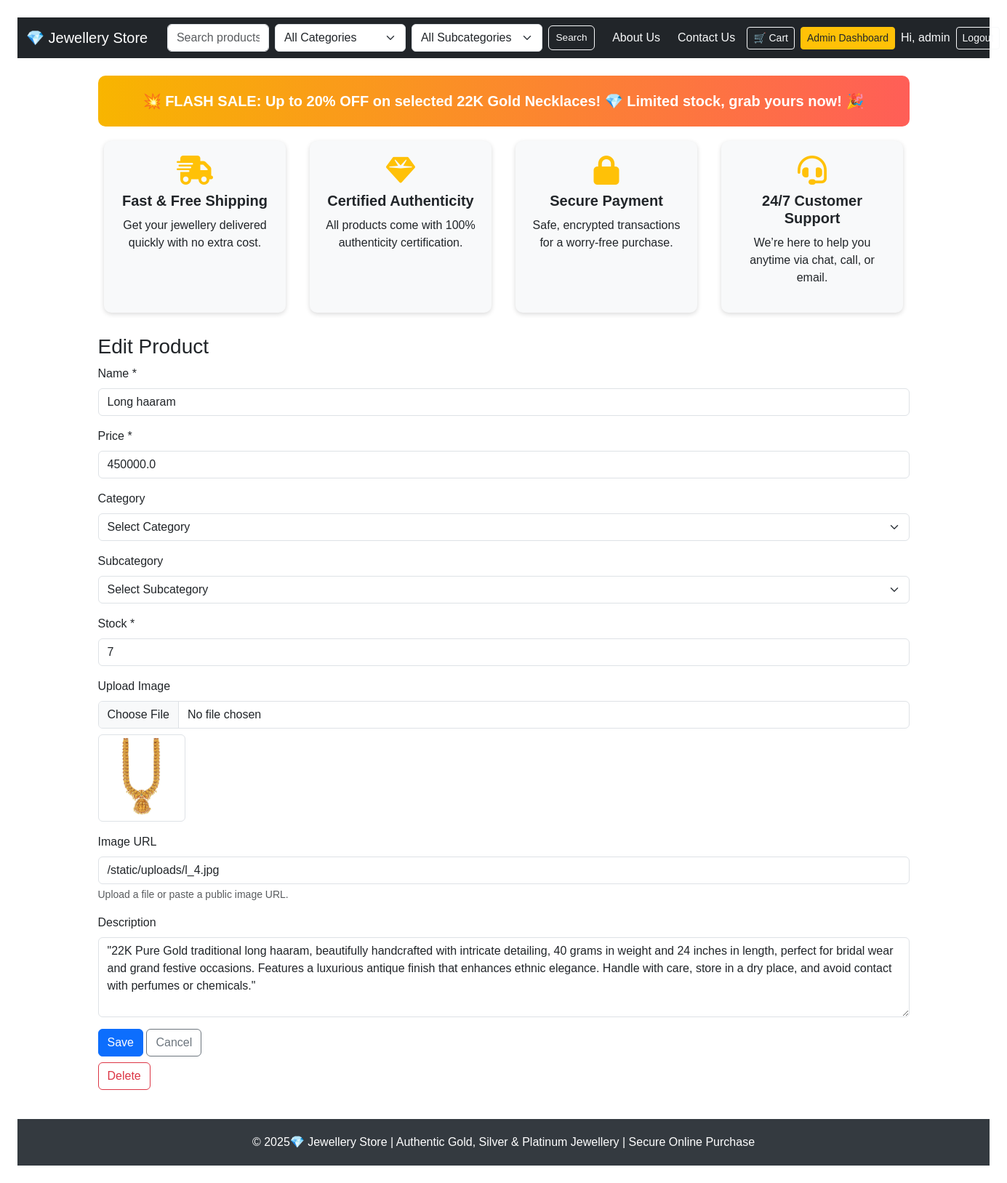
The app's page /admin/admin/products/2/edit (signed in) with its own data.
### models.py (models this page shows, shortened)
class User(db.Model, UserMixin):
    __tablename__ = 'user'
    id = db.Column(db.Integer, primary_key=True)
    username = db.Column(db.String(150), nullable=False, unique=True)
    email = db.Column(db.String(150), nullable=False, unique=True)
    password_hash = db.Column(db.String(200), nullable=False)
    is_admin = db.Column(db.Boolean, default=False)
    orders = db.relationship('Order', backref='user', lazy=True)
    reviews = db.relationship('Review', backref='user', lazy=True)

class Product(db.Model):
    __tablename__ = 'product'
    id = db.Column(db.Integer, primary_key=True)
    name = db.Column(db.String(150), nullable=False)
    description = db.Column(db.Text, nullable=True)
    price = db.Column(db.Float, nullable=False)
    stock = db.Column(db.Integer, default=0)
    image = db.Column(db.String(200), nullable=True)
    category_id = db.Column(db.Integer, db.ForeignKey('category.id'))
    category = db.relationship('Category', backref='products')

### routes/admin_routes.py (the view, shortened to what this page needs)
@admin_bp.route('/admin/products/<int:pid>/edit', methods=['GET', 'POST'])
@login_required
def product_edit(pid):
    ensure_admin()
    product = Product.query.get_or_404(pid)
    return render_template('product_form.html', mode='edit', product=product)

### app.py (called while the page is built)
@login_manager.user_loader
def load_user(user_id):
    return User.query.get(int(user_id))

### routes/admin_routes.py (called while the page is built)
def ensure_admin():
    if not current_user.is_authenticated or not current_user.is_admin:
        abort(403)

### templates/product_form.html (shortened to what this page needs)
{% extends "base.html" %}
{% from "_csrf.html" import csrf_field %}
{% block content %}
  <h3>{{ 'New Product' if mode=='create' else 'Edit Product' }}</h3>
  <form method="post" enctype="multipart/form-data">
    <div class="mb-3">
      <label class="form-label">Name *</label>
      <input class="form-control" name="name" required value="{{ product.name if product else '' }}">
    </div>
    <div class="mb-3">
      <label class="form-label">Price *</label>
      <input class="form-control" name="price" type="number" step="0.01" required value="{{ product.price if product else '' }}">
    </div>
<div class="mb-3">
  <label class="form-label">Category</label>
  <select class="form-select" name="category">
    <option value="">Select Category</option>
  </select>
</div>
<div class="mb-3">
  <label class="form-label">Subcategory</label>
  <select class="form-select" name="subcategory">
    <option value="">Select Subcategory</option>
  </select>
</div>
    <div class="mb-3">
      <label class="form-label">Stock *</label>
      <input class="form-control" name="stock" type="number" min="0" required value="{{ product.stock if product else '' }}">
    </div>
    <div class="mb-3">
      <label class="form-label">Upload Image</label>
      <input type="file" name="image_file" class="form-control">
      {% if product and product.image %}
        <div class="mt-2"><img src="{{ product.image }}" alt="Current Image" class="img-thumbnail" width="120"></div>
      {% endif %}
    </div>
    <div class="mb-3">
      <label class="form-label">Image URL</label>
      <input class="form-control" name="image" placeholder="https://..." value="{{ product.image if product else '' }}">
      <div class="form-text">Upload a file or paste a public image URL.</div>
    </div>
    <div class="mb-3">
      <label class="form-label">Description</label>
      <textarea class="form-control" name="description" rows="4">{{ product.description if product else '' }}</textarea>
    </div>
    <button class="btn btn-primary">Save</button>
    <a class="btn btn-outline-secondary" href="{{ url_for('admin.products_list') }}">Cancel</a>
  </form>
  {% if mode == 'edit' %}
    <form method="post" action="{{ url_for('admin.product_delete', pid=product.id) }}" class="mt-2">
      <button class="btn btn-outline-danger">Delete</button>
    </form>
  {% endif %}
{% endblock %}

### templates/base.html (shortened to what this page needs)
<!DOCTYPE html>
<html lang="en">
<head>
  <link href="https://cdn.jsdelivr.net/npm/bootstrap@5.3.0/dist/css/bootstrap.min.css" rel="stylesheet">
</head>
<body>
  <nav class="navbar navbar-expand-lg navbar-dark bg-dark sticky-top">
    <div class="container-fluid">
      <a class="navbar-brand" href="{{ url_for('product.home') }}">💎 Jewellery  Store</a>
      <div class="collapse navbar-collapse" id="mainNav">
        <form method="get" action="{{ url_for('product.home') }}" class="d-flex align-items-center form-flex-nowrap me-3">
          <input type="text" name="q" placeholder="Search products..." class="form-control" value="{{ request.args.q or '' }}">
          <select name="category" class="form-select">
            <option value="">All Categories</option>
          </select>
          <select name="subcategory" class="form-select">
            <option value="">All Subcategories</option>
          </select>
          <button type="submit" class="btn btn-outline-light btn-navbar">Search</button>
        </form>
        <ul class="navbar-nav ms-auto d-flex align-items-center gap-2 no-wrap">
          <li class="nav-item"><a class="nav-link text-light" href="{{ url_for('product.about') }}">About Us</a></li>
          <li class="nav-item"><a class="nav-link text-light" href="{{ url_for('product.contact') }}">Contact Us</a></li>
          <li class="nav-item">
            <a class="btn btn-outline-light btn-sm no-wrap" href="{{ url_for('product.view_cart') }}">
              🛒 Cart
            </a>
          </li>
          {% if current_user.is_authenticated and current_user.is_admin %}
            <li class="nav-item"><a class="btn btn-warning btn-sm text-dark" href="{{ url_for('admin.dashboard') }}">Admin Dashboard</a></li>
          {% endif %}
          {% if current_user.is_authenticated %}
            <li class="nav-item"><span class="navbar-text text-light">Hi, {{ current_user.username or current_user.email }}</span></li>
            <li class="nav-item"><a class="btn btn-outline-light btn-sm" href="{{ url_for('auth.logout') }}">Logout</a></li>
          {% endif %}
        </ul>
      </div>
    </div>
  </nav>
  <div class="container mt-4">
    <div class="promo-banner">
      💥 FLASH SALE: Up to 20% OFF on selected 22K Gold Necklaces! 💎 Limited stock, grab yours now! 🎉
    </div>
  </div>
  <div class="container feature-cards">
    <div class="feature-card">
      <i class="fas fa-shipping-fast"></i>
      <h5>Fast & Free Shipping</h5>
      <p>Get your jewellery delivered quickly with no extra cost.</p>
    </div>
    <div class="feature-card">
      <i class="fas fa-gem"></i>
      <h5>Certified Authenticity</h5>
      <p>All products come with 100% authenticity certification.</p>
    </div>
    <div class="feature-card">
      <i class="fas fa-lock"></i>
      <h5>Secure Payment</h5>
      <p>Safe, encrypted transactions for a worry-free purchase.</p>
    </div>
    <div class="feature-card">
      <i class="fas fa-headset"></i>
      <h5>24/7 Customer Support</h5>
      <p>We’re here to help you anytime via chat, call, or email.</p>
    </div>
  </div>
  <div class="container mt-4">
    {% block content %}{% endblock %}
  </div>
  <footer>
    &copy; {{ current_year }} 2025💎 Jewellery Store | Authentic Gold, Silver & Platinum Jewellery | Secure Online Purchase
  </footer>
</body>
</html>

### templates/base.html (style rules this page uses)
body { font-family: Arial, sans-serif; margin: 24px; }
footer { background-color: #343a40; color: white; padding: 20px 0; text-align: center; margin-top: 40px; }
.promo-banner { background: linear-gradient(90deg, #f8b500, #ff5e57); color: white; padding: 20px; text-align: center; border-radius: 10px; margin-bottom: 20px; font-weight: bold; font-size: 1.25rem; animation: pulse 2s infinite; }
.feature-cards { display: flex; gap: 1rem; justify-content: space-around; flex-wrap: wrap; margin-bottom: 30px; }
.feature-card { background: #f8f9fa; border-radius: 10px; padding: 20px; width: 250px; box-shadow: 0 2px 6px rgba(0,0,0,0.15); text-align: center; transition: transform 0.3s ease; }
.feature-card i { font-size: 2.5rem; color: #ffc107; margin-bottom: 10px; }
.feature-card h5 { font-weight: bold; margin-bottom: 10px; }
.navbar .form-control, .navbar .form-select { min-width: 140px; max-width: 260px; }
.navbar .form-control[type="text"] { width: 220px; }
.navbar .btn-navbar { padding: .35rem .6rem; font-size: .85rem; }
.navbar .nav-link { white-space: nowrap; }
.navbar .no-wrap { white-space: nowrap; }
.form-flex-nowrap { flex-wrap: nowrap; gap: 0.5rem; }

### records on screen
User: username "admin"
Product: name "Long haaram", price "450000.0", stock "7", image (picture), image "/static/uploads/l_4.jpg", description "\"22K Pure Gold traditional long haaram, beautifully handcrafted with intricate detailing, 40 grams in weight and 24 inches in length, perfect for bridal wear and grand festive occasions. Features a luxurious antique finish that enhances ethnic elegance. Handle with care, store in a dry place, and avoid contact with perfumes or chemicals.\""

### other values on screen
{{ 'New Product' if mode=='create' else 'Edit Product' }} "Edit Product"
